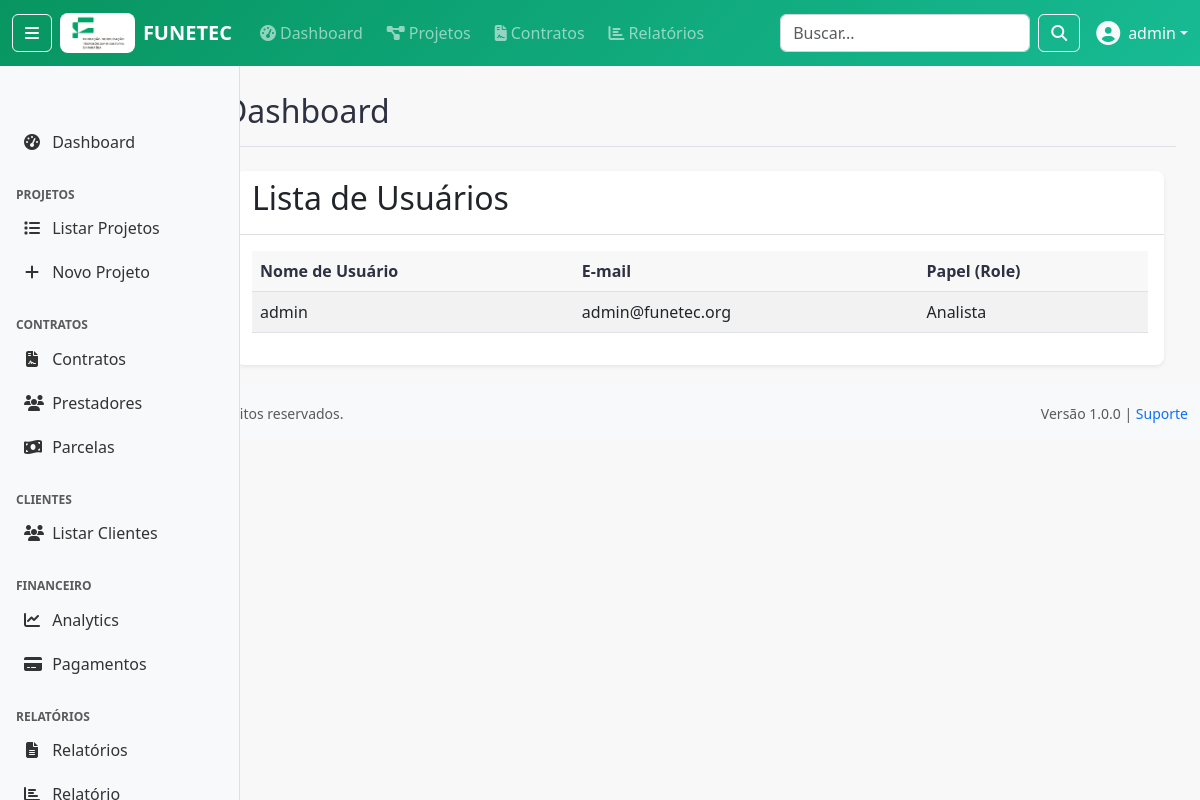
Screenshot of /accounts/users/ (signed in) with the database file from the repository.
### apps/accounts/models/user.py (models this page shows, shortened)
class User(AbstractUser):
    ROLE_CHOICES = [
        ('admin', 'Administrador'),
        ('ti', 'TI'),
        ('fiscal', 'Fiscal'),
        ('financeiro', 'Financeiro'),
        ('analista', 'Analista'),
        ('cliente', 'Cliente'),
    ]
    DEPARTMENT_CHOICES = [
        ('administrativo', 'Administrativo'),
        ('financeiro', 'Financeiro'),
        ('ti', 'Tecnologia da Informação'),
        ('fiscal', 'Fiscal'),
        ('operacional', 'Operacional'),
        ('diretoria', 'Diretoria'),
    ]
    cpf = models.CharField(
        'CPF', max_length=14, unique=True, null=True, blank=True,
        validators=[RegexValidator(
            regex=r'^\d{3}\.\d{3}\.\d{3}-\d{2}$|^\d{11}$',
            message='CPF deve estar no formato XXX.XXX.XXX-XX ou apenas números'
        )]
    )
    telefone = models.CharField('Telefone', max_length=20, blank=True)
    role = models.CharField('Função', max_length=20, choices=ROLE_CHOICES, default='analista')
    department = models.CharField('Departamento', max_length=30, choices=DEPARTMENT_CHOICES, blank=True)
    is_cliente_externo = models.BooleanField('Cliente Externo', default=False, help_text='Indica se é um cliente externo da FUNETEC')
    last_activity = models.DateTimeField('Última Atividade', null=True, blank=True)
    class Meta:
        verbose_name = 'Usuário'
        verbose_name_plural = 'Usuários'
        ordering = ['-date_joined']
        permissions = [
            ('can_manage_users', 'Pode gerenciar usuários'),
            ('can_view_financial_data', 'Pode ver dados financeiros'),
            ('can_manage_contracts', 'Pode gerenciar contratos'),
            ('can_manage_projects', 'Pode gerenciar projetos'),
            ('can_generate_reports', 'Pode gerar relatórios'),
        ]
    def __str__(self):
        return self.get_full_name() or self.username
    def is_admin(self):
        return self.role == 'admin' or self.is_superuser
    def is_cliente(self):
        return self.role == 'cliente' or self.is_cliente_externo
    def can_manage_projects(self):
        return self.is_admin() or self.has_perm('accounts.can_manage_projects')
    def can_view_financial_data(self):
        return self.role in ['admin', 'financeiro', 'fiscal'] or self.has_perm('accounts.can_view_financial_data')
    def can_manage_contracts(self):
        return self.role in ['admin', 'financeiro'] or self.has_perm('accounts.can_manage_contracts')
    def can_generate_reports(self):
        return not self.is_cliente() or self.has_perm('accounts.can_generate_reports')
    def can_manage_users(self):
        """Verificar se pode gerenciar usuários"""
        return self.is_admin() or self.has_perm('accounts.can_manage_users')

### apps/accounts/views/auth_views.py (the view, shortened to what this page needs)
# urls.py: path('users/', custom_auth_views.UserListView.as_view(), name='user_list'),
class UserListView(LoginRequiredMixin, PermissionRequiredMixin, ListView):
    model = User
    template_name = 'accounts/user_list.html'
    context_object_name = 'users'
    paginate_by = 10
    permission_required = 'accounts.can_manage_users'
    def get_queryset(self):
        queryset = User.objects.select_related('profile').order_by('-date_joined')
        search = self.request.GET.get('search')
        role = self.request.GET.get('role')
        department = self.request.GET.get('department')
        status = self.request.GET.get('status')
        if role:
            queryset = queryset.filter(role=role)
        if department:
            queryset = queryset.filter(department=department)
        if status == 'active':
            queryset = queryset.filter(is_active=True)
        elif status == 'inactive':
            queryset = queryset.filter(is_active=False)
        return queryset
    def get_context_data(self, **kwargs):
        context = super().get_context_data(**kwargs)
        context['role_choices'] = User.ROLE_CHOICES
        context['department_choices'] = User.DEPARTMENT_CHOICES
        context['current_filters'] = {
            'search': self.request.GET.get('search', ''),
            'role': self.request.GET.get('role', ''),
            'department': self.request.GET.get('department', ''),
            'status': self.request.GET.get('status', ''),
        }
        context['stats'] = {
            'total_users': User.objects.count(),
            'active_users': User.objects.filter(is_active=True).count(),
            'admin_users': User.objects.filter(role='admin').count(),
            'client_users': User.objects.filter(is_cliente_externo=True).count(),
        }
        return context

### templates/accounts/user_list.html
{% extends 'base/base.html' %}
{% block content %}
<div class="container mt-4">
    <div class="card">
        <div class="card-header">
            <h2>Lista de Usuários</h2>
        </div>
        <div class="card-body">
            <table class="table table-striped">
                <thead>
                    <tr>
                        <th>Nome de Usuário</th>
                        <th>E-mail</th>
                        <th>Papel (Role)</th>
                    </tr>
                </thead>
                <tbody>
                    {% for u in users %}
                    <tr>
                        <td>{{ u.username }}</td>
                        <td>{{ u.email }}</td>
                        <td>{{ u.get_role_display }}</td>
                    </tr>
                    {% endfor %}
                </tbody>
            </table>
        </div>
    </div>
</div>
{% endblock %}

### templates/base/navbar.html (shortened to what this page needs)
{% load static %}
<nav class="navbar navbar-expand-md navbar-dark fixed-top" style="background: linear-gradient(135deg, #089561 0%, #17BB94 100%);">
    <div class="container-fluid">
        {% if user.is_authenticated %}
            <button class="btn btn-outline-light me-2" type="button" id="sidebarToggle" title="Recolher/Expandir Menu"
                    aria-label="Toggle sidebar" aria-pressed="false">
                <i class="fas fa-bars"></i>
            </button>
        {% endif %}
        <a class="navbar-brand d-flex align-items-center" href="{% url 'dashboard:index' %}">
            <img src="{% static 'img/logo_funetec.jpg' %}" alt="FUNETEC" height="40" class="me-2" style="border-radius: 8px;">
            FUNETEC
        </a>
        <div class="collapse navbar-collapse" id="navbarNav">
            {% if user.is_authenticated %}
                <ul class="navbar-nav me-auto">
                    <li class="nav-item">
                        <a class="nav-link" href="{% url 'dashboard:index' %}">
                            <i class="fas fa-tachometer-alt me-1"></i>Dashboard
                        </a>
                    </li>
                    {% if user.can_manage_projects %}
                        <li class="nav-item">
                            <a class="nav-link" href="{% url 'projetos:projeto_list' %}">
                                <i class="fas fa-project-diagram me-1"></i>Projetos
                            </a>
                        </li>
                    {% endif %}
                    {% if user.can_manage_contracts %}
                        <li class="nav-item">
                            <a class="nav-link" href="{% url 'contratos:contrato_list' %}">
                                <i class="fas fa-file-contract me-1"></i>Contratos
                            </a>
                        </li>
                    {% endif %}
                    {% if user.can_view_financial_data %}
                        <li class="nav-item">
                            <a class="nav-link" href="{% url 'relatorios:relatorio_list' %}">
                                <i class="fas fa-chart-bar me-1"></i>Relatórios
                            </a>
                        </li>
                    {% endif %}
                </ul>
                <form class="d-flex me-3" method="get" action="{% url 'dashboard:index' %}">
                    <input class="form-control me-2" type="search" placeholder="Buscar..." name="q"
                           value="{{ request.GET.q }}" style="width: 250px;">
                    <button class="btn btn-outline-light" type="submit">
                        <i class="fas fa-search"></i>
                    </button>
                </form>
                <div class="dropdown">
                    <a class="nav-link dropdown-toggle text-light d-flex align-items-center" href="#"
                       id="userDropdown" role="button" data-bs-toggle="dropdown">
                        {% if user.avatar %}
                            <img src="{{ user.avatar.url }}" class="rounded-circle me-2" width="32" height="32">
                        {% else %}
                            <i class="fas fa-user-circle me-2 fs-4"></i>
                        {% endif %}
                        {{ user.get_full_name|default:user.username }}
                    </a>
                </div>
            {% endif %}
        </div>
    </div>
</nav>

### static/css/base.css (style rules this page uses)
* { box-sizing: border-box; }
:root { --primary-color: #089561; --secondary-color: #17BB94; --success-color: #089561; --warning-color: #ffc107; --danger-color: #dc3545; --info-color: #17BB94; --dark-color: #2D3142; --light-color: #F8F8F8; --white-color: #FFFFFF; --navbar-height: 56px; --sidebar-width: 240px; --sidebar-collapsed-width: 60px; }
body { font-family: 'Segoe UI', Tahoma, Geneva, Verdana, sans-serif; background-color: var(--light-color); color: var(--dark-color); padding-top: var(--navbar-height); }
.navbar-brand { font-weight: 700; font-size: 1.25rem; }
.navbar-nav .nav-link { font-weight: 500; padding: 0.5rem 1rem; border-radius: 0.25rem; margin: 0 0.25rem; transition: all 0.15s ease-in-out; }
.card { border: none; box-shadow: 0 0.125rem 0.25rem rgba(0, 0, 0, 0.075); border-radius: 0.5rem; transition: box-shadow 0.15s ease-in-out; }
.card-header { background-color: transparent; border-bottom: 1px solid rgba(0, 0, 0, 0.125); font-weight: 600; }
.btn { font-weight: 500; border-radius: 0.375rem; transition: all 0.15s ease-in-out; }
.form-control { border-radius: 0.375rem; border: 1px solid #ced4da; transition: all 0.15s ease-in-out; }
.table { background-color: white; }
.table th { border-top: none; font-weight: 600; background-color: var(--light-color); color: var(--dark-color); }

### rows the page displays
User: get_full_name "admin", username "admin", email "admin@funetec.org", role "Analista"
